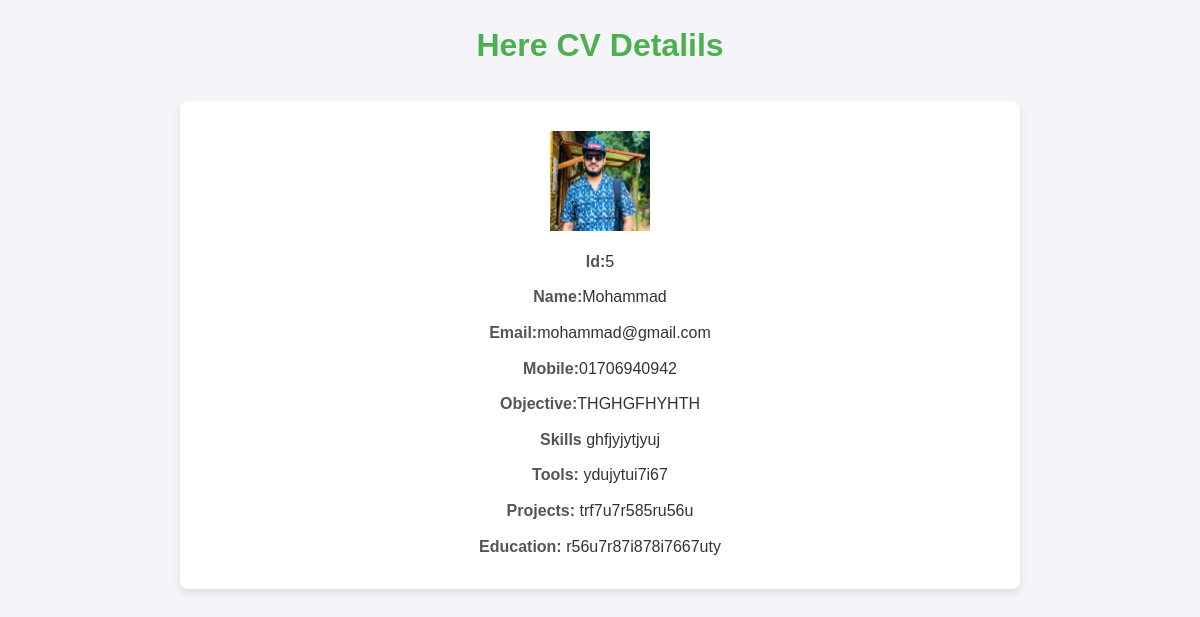
The app's page /cv_details/5/ with its own data.
### myApp/models.py (models this page shows, shortened)
class FormMaker(models.Model):
    image= models.ImageField(upload_to='images/', blank=True, null=True)
    mobile= models.CharField(max_length=15, blank=True, null=True)
    objective= models.TextField(max_length=1000, blank=True, null=True)
    skills= models.TextField(max_length=1000, blank=True, null=True)
    tools= models.TextField(max_length=1000, blank=True, null=True)
    projects= models.TextField(max_length=1000, blank=True, null=True)
    education= models.TextField(max_length=1000, blank=True, null=True)
    customuser= models.ForeignKey(CustomUser, on_delete=models.CASCADE, blank=True, null=True,related_name='formmaker')

class CustomUser(AbstractBaseUser, PermissionsMixin):
    is_staff = models.BooleanField(default=False)
    is_active = models.BooleanField(default=True)
    name= models.CharField(max_length=50)
    email = models.EmailField(_("email address"), unique=True)
    USERNAME_FIELD = "email"
    REQUIRED_FIELDS = []
    objects = CustomUserManager()

### myApp/views.py (the view)
# urls.py: path('cv_details/<int:pk>/',cv_details,name='cv_details'),
def cv_details(request,pk):
    try:
        tasks = FormMaker.objects.get(pk=pk)
        return render(request, 'cv_details.html', {'tasks': tasks})
    except FormMaker.DoesNotExist:
        return HttpResponse("No such CV exists")

### myApp/templates/cv_details.html (shortened to what this page needs)
<!DOCTYPE html>
<html lang="en">
<head>
</head>
<body>
    <h1>Here CV Detalils</h1>
    <div class="container">
        <p><strong></strong> <img src="{{ tasks.image.url }}" alt="Profile Image" style="width: 100px; height: 100px;"></p>
        <p><strong>Id:</strong>{{ tasks.id }}</p>
        <p><strong>Name:</strong>{{ tasks.customuser.name }}</p>
        <p><strong>Email:</strong>{{ tasks.customuser.email }}</p>
        <p><strong>Mobile:</strong>{{ tasks.mobile }}</p>
        <p> <strong>Objective:</strong>{{ tasks.objective }}</p>
        <p><strong>Skills</strong> {{ tasks.skills }}</p>
        <p><strong>Tools:</strong> {{ tasks.tools }} </p>
        <p><strong>Projects:</strong> {{ tasks.projects }} </p>
        <p><strong>Education:</strong> {{ tasks.education }} </p>
    </div>
</body>
</html>

### myApp/templates/cv_details.html (style rules this page uses)
body { font-family: Arial, sans-serif; background-color: #f4f4f9; margin: 0; padding: 0; text-align: center; line-height: 1.6; color: #333; }
h1 { text-align: center; color: #4CAF50; margin-top: 20px; }
.container { max-width: 800px; margin: 30px auto; background: #fff; padding: 20px; border-radius: 8px; box-shadow: 0 4px 8px rgba(0, 0, 0, 0.1); }
.container p { margin: 10px 0; font-size: 16px; }
.container strong { font-weight: bold; color: #555; }

### records on screen
FormMaker: image (picture), id "5", customuser.name "Mohammad", customuser.email "mohammad@gmail.com", mobile "01706940942", objective "THGHGFHYHTH", skills "ghfjyjytjyuj", tools "ydujytui7i67", projects "trf7u7r585ru56u", education "r56u7r87i878i7667uty"
